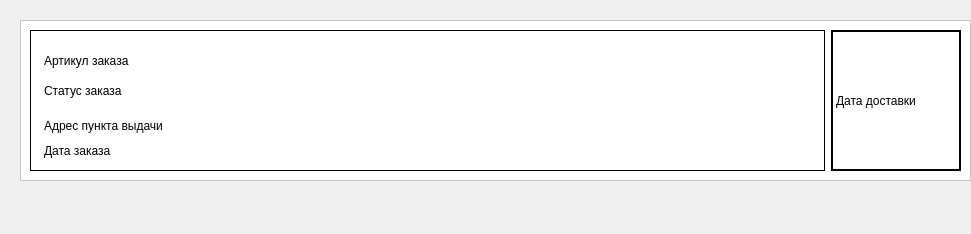
<?xml version="1.0" encoding="UTF-8"?>
<ui version="4.0">
 <class>Form</class>
 <widget class="QWidget" name="Form">
  <property name="geometry">
   <rect>
    <x>0</x>
    <y>0</y>
    <width>971</width>
    <height>234</height>
   </rect>
  </property>
  <property name="font">
   <font>
    <family>Times New Roman</family>
   </font>
  </property>
  <property name="windowTitle">
   <string>Form</string>
  </property>
  <widget class="QFrame" name="frame">
   <property name="geometry">
    <rect>
     <x>20</x>
     <y>20</y>
     <width>951</width>
     <height>161</height>
    </rect>
   </property>
   <property name="styleSheet">
    <string notr="true">background-color: rgb(255, 255, 255);</string>
   </property>
   <property name="frameShape">
    <enum>QFrame::StyledPanel</enum>
   </property>
   <property name="frameShadow">
    <enum>QFrame::Raised</enum>
   </property>
   <layout class="QHBoxLayout" name="horizontalLayout">
    <item>
     <widget class="QFrame" name="frame_2">
      <property name="styleSheet">
       <string notr="true">border:1px solid black;</string>
      </property>
      <property name="frameShape">
       <enum>QFrame::StyledPanel</enum>
      </property>
      <property name="frameShadow">
       <enum>QFrame::Raised</enum>
      </property>
      <widget class="QLabel" name="label_2">
       <property name="geometry">
        <rect>
         <x>10</x>
         <y>10</y>
         <width>731</width>
         <height>41</height>
        </rect>
       </property>
       <property name="styleSheet">
        <string notr="true">border: 1px solid transparent;</string>
       </property>
       <property name="text">
        <string>Артикул заказа</string>
       </property>
      </widget>
      <widget class="QLabel" name="label_3">
       <property name="geometry">
        <rect>
         <x>10</x>
         <y>50</y>
         <width>181</width>
         <height>21</height>
        </rect>
       </property>
       <property name="styleSheet">
        <string notr="true">border: 1px solid transparent;</string>
       </property>
       <property name="text">
        <string>Статус заказа</string>
       </property>
      </widget>
      <widget class="QLabel" name="label_4">
       <property name="geometry">
        <rect>
         <x>10</x>
         <y>80</y>
         <width>731</width>
         <height>31</height>
        </rect>
       </property>
       <property name="styleSheet">
        <string notr="true">border: 1px solid transparent;</string>
       </property>
       <property name="text">
        <string>Адрес пункта выдачи</string>
       </property>
      </widget>
      <widget class="QLabel" name="label_5">
       <property name="geometry">
        <rect>
         <x>10</x>
         <y>110</y>
         <width>201</width>
         <height>21</height>
        </rect>
       </property>
       <property name="styleSheet">
        <string notr="true">border: 1px solid transparent;</string>
       </property>
       <property name="text">
        <string>Дата заказа</string>
       </property>
      </widget>
     </widget>
    </item>
    <item>
     <widget class="QLabel" name="label">
      <property name="sizePolicy">
       <sizepolicy hsizetype="Fixed" vsizetype="Preferred">
        <horstretch>0</horstretch>
        <verstretch>0</verstretch>
       </sizepolicy>
      </property>
      <property name="minimumSize">
       <size>
        <width>130</width>
        <height>0</height>
       </size>
      </property>
      <property name="styleSheet">
       <string notr="true">border:2px solid black;</string>
      </property>
      <property name="text">
       <string>Дата доставки</string>
      </property>
     </widget>
    </item>
   </layout>
  </widget>
 </widget>
 <resources/>
 <connections/>
</ui>
